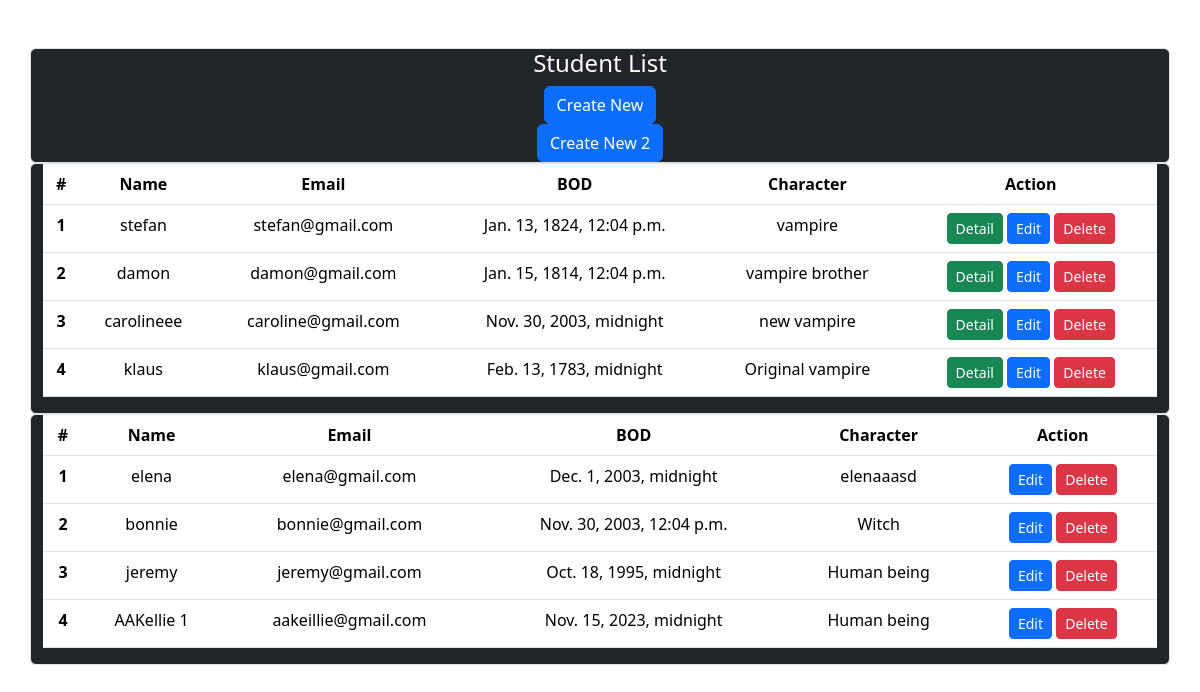
The page /cbv on the database as committed earlier.
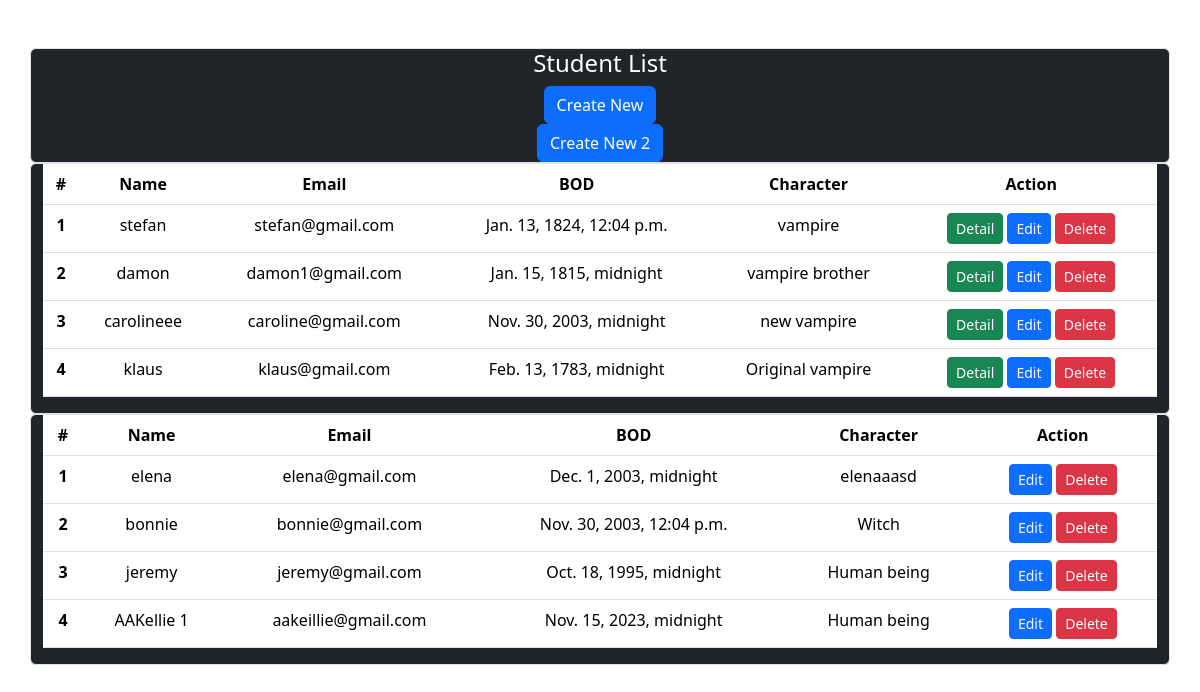
The same page on the database as committed later.
### firstthreetopics/models.py (models this page shows, shortened)
class Base(models.Model):
    created_at = models.DateTimeField(auto_now_add=True)
    updated_at = models.DateTimeField(auto_now=True)
    class Meta:
        abstract = True

class Student(Base):
    name = models.CharField(max_length=100)
    email = models.EmailField()
    date_of_birth = models.DateTimeField()
    class Meta:
        verbose_name = _('Student')
        verbose_name_plural = _('Students')
        unique_together = ('email', 'name')

class Character(Base):
    student = models.ForeignKey(Student,on_delete=models.CASCADE)
    name = models.CharField(max_length=100,verbose_name=_('Character Name'))
    class Meta:
        verbose_name = _('Character')
        verbose_name_plural = _('Characters')

### firstthreetopics/views.py (the view)
# urls.py: path('cbv',StudentList.as_view(), name='student_list'),
class StudentList(ListView):
    model = Student  # shows which model to use
    template_name = 'generic_views/student_list.html' # custom template name -> default appname/modelname_list.html
    context_object_name = 'students'  # custom object name -> default model_list here student_list
    ordering = ['date_of_birth']
    def get_queryset(self):  # to customize queryset -> default all()
        return Student.objects.filter(character__name__icontains ='vampire')
    def get_context_data(self,*args,**kwargs): # custom or extra passing data
        context = super().get_context_data(*args,**kwargs)
        context['humans'] = Student.objects.filter(~Q(character__name__icontains ='vampire'))
        return context

### firstthreetopics/templates/generic_views/student_list.html
{% extends '../base.html' %}
{% block content %}
    <div class="container mt-5 bg-dark text-white border rounded">
        <div class="header">
            <h4 class="text-center">Student List</h4>
        </div>
        <div class="d-flex justify-content-center">
            <a href="{% url 'student_create' %}" class="btn btn-primary">Create New</a>
        </div>
          <div class="d-flex justify-content-center">
            <a href="{% url 'student_create_second' %}" class="btn btn-primary">Create New 2</a>
        </div>
    </div>
    <div class="container bg-dark text-white border rounded">
        {% if students %}
        <table class="table text-center">
          <thead>
            <tr>
              <th scope="col">#</th>
              <th scope="col">Name</th>
              <th scope="col">Email</th>
              <th scope="col">BOD</th>
                <th scope="col">Character</th>
                 <th scope="col">Action</th>
            </tr>
          </thead>
          <tbody>
           {% for student in students %}
            <tr>
              <th scope="row">{{forloop.counter}}</th>
              <td>{{student.name}}</td>
              <td>{{student.email}}</td>
              <td>{{student.date_of_birth}}</td>
              <td>{{student.character_set.first.name}}</td>
                <td>
                    <a href="{% url 'student_detail' student.pk %}" class="btn btn-sm btn-success" >Detail</a>
                    <a href="{% url 'student_update_cbv' student.pk %}" class="btn btn-sm btn-primary" >Edit</a>
                    <a href="{% url 'student_delete_cbv' student.pk %}" class="btn btn-sm btn-danger" >Delete</a>
                </td>
            </tr>
            {% endfor %}
          </tbody>
        </table>
        {% else %}
        <h6>Please Check there are no any student in Mystic Falls</h6>
        {% endif %}
    </div>
  <div class="container bg-dark text-white border rounded">
        {% if humans %}
        <table class="table text-center">
          <thead>
            <tr>
              <th scope="col">#</th>
              <th scope="col">Name</th>
              <th scope="col">Email</th>
              <th scope="col">BOD</th>
                <th scope="col">Character</th>
                 <th scope="col">Action</th>
            </tr>
          </thead>
          <tbody>
           {% for student in humans %}
            <tr>
              <th scope="row">{{forloop.counter}}</th>
              <td>{{student.name}}</td>
              <td>{{student.email}}</td>
              <td>{{student.date_of_birth}}</td>
              <td>{{student.character_set.first.name}}</td>
                <td>
                    <a href="{% url 'student_update' student.pk %}" class="btn btn-sm btn-primary" >Edit</a>
                    <a href="{% url 'student_delete' student.pk %}" class="btn btn-sm btn-danger" >Delete</a>
                </td>
            </tr>
            {% endfor %}
          </tbody>
        </table>
        {% else %}
        <h6>Please Check there are no any student in Mystic Falls</h6>
        {% endif %}
    </div>
{% endblock content %}

Rows that differ between the two databases and show on the page:
changed Student "damon": email "damon@gmail.com" → "damon1@gmail.com"; date_of_birth "Jan. 15, 1814, 12:04 p.m." → "Jan. 15, 1815, midnight"
